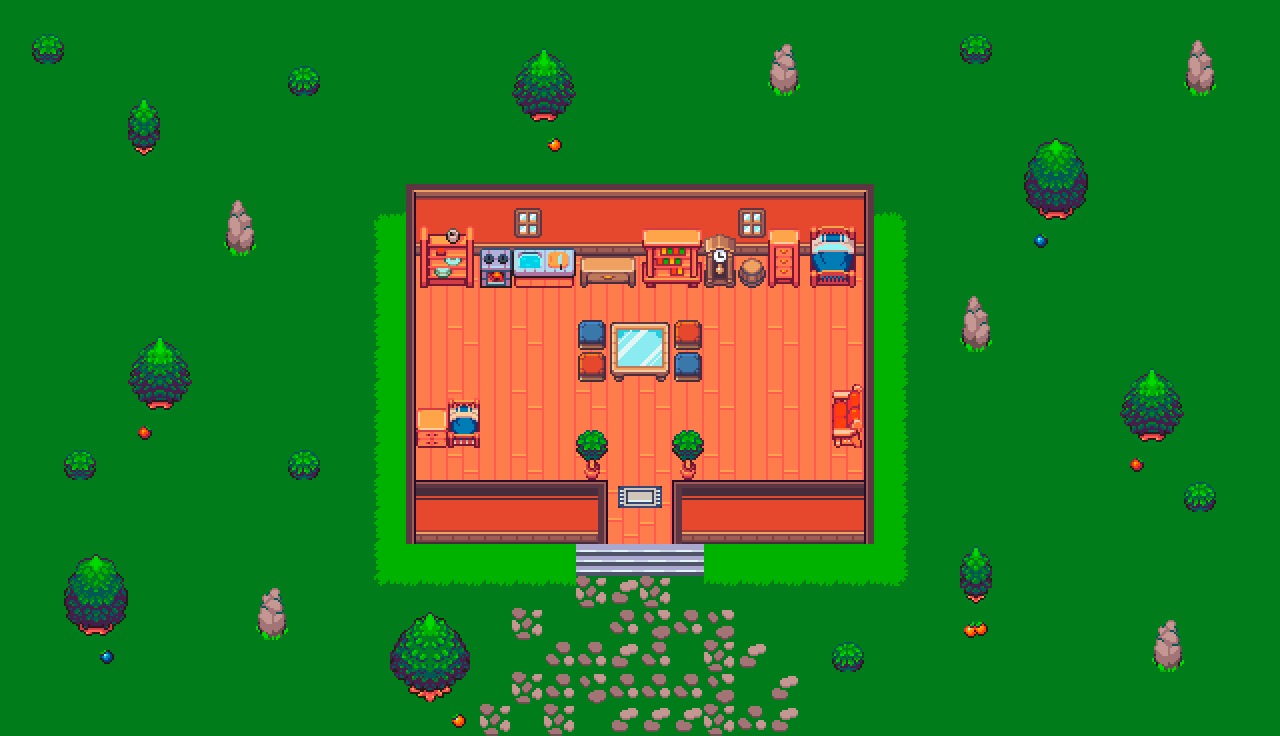

This game map was drawn from its Tiled (.tmx) file and the tilesets committed beside it. A one-line description and the trimmed map source follow:
An orthogonal 40x23 tile map with 32x32 px tiles, 4 tile layers (Extra, Suelo, Muebles, Bordes), 1 hidden layer not drawn, 3 tilesets.

<map version="1.2" tiledversion="1.3.5" orientation="orthogonal" renderorder="right-down" width="40" height="23" tilewidth="32" tileheight="32" infinite="0" nextlayerid="6" nextobjectid="1">
 <tileset firstgid="1" name="map_tileset" tilewidth="32" tileheight="32" tilecount="768" columns="48">
  <image source="map_tileset.png" width="1536" height="512" />
 </tileset>
 <tileset firstgid="769" name="hitboxes" tilewidth="32" tileheight="32" tilecount="20" columns="20">
  <image source="hitboxes.png" width="640" height="32" />
 </tileset>
 <tileset firstgid="789" name="interior_tileset" tilewidth="32" tileheight="32" tilecount="768" columns="48">
  <image source="interior_tileset.png" width="1536" height="512" />
 </tileset>
 <layer id="3" name="Extra" width="40" height="23">
  <data>[920 cells, 920 non-empty, 13 distinct tile ids]</data>
 </layer>
 <layer id="1" name="Suelo" width="40" height="23" locked="1">
  <data>[920 cells, 309 non-empty, 47 distinct tile ids]</data>
 </layer>
 <layer id="2" name="Muebles" width="40" height="23">
  <data>[920 cells, 82 non-empty, 44 distinct tile ids]</data>
 </layer>
 <layer id="5" name="Bordes" width="40" height="23">
  <data>[920 cells, 54 non-empty, 10 distinct tile ids]</data>
 </layer>
 <layer id="4" name="Hitboxes" width="40" height="23" visible="0" opacity="0.5">
  <properties>
   <property name="draw" type="bool" value="false" />
  </properties>
  <data>[920 cells, 920 non-empty, 3 distinct tile ids]</data>
 </layer>
</map>
